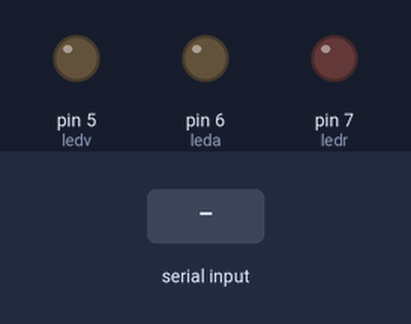
The sketch below on a simulated Arduino Uno, built with avr-gcc and run on an emulated ATmega328P. Parts: output pins drawn as LEDs (lit = HIGH). Inputs (shaded band) come from the test bench.

Above: at 1.2 s.
1.3 s: "V" received over Serial
At 2.0 s:
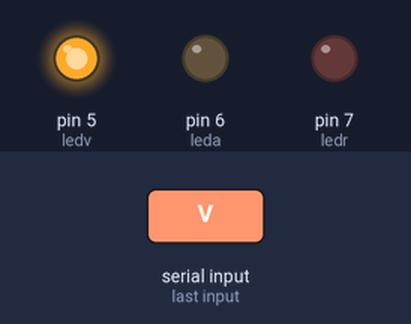
2.8 s: "A" received over Serial
At 3.1 s:
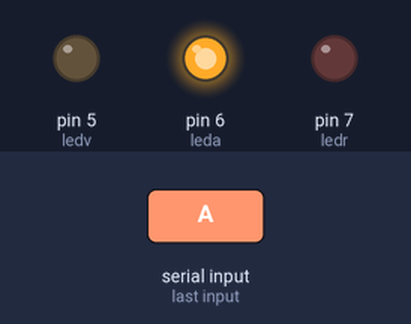
4.3 s: "R" received over Serial
At 5.4 s:
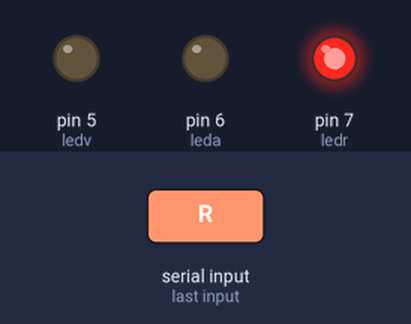
5.8 s: "0" received over Serial
At 6.6 s:
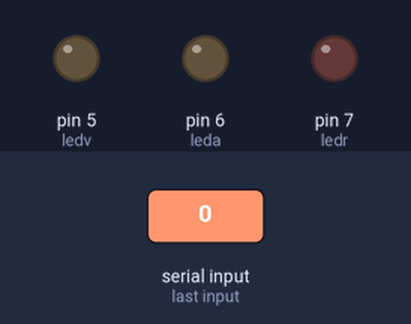
Timing chart, 0 to 8.3 s (numbered marks = the images above; inputs shaded):
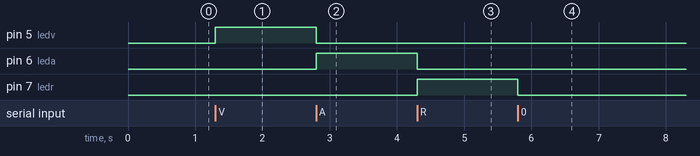

The sketch:

Semaforo.ino
```cpp
int ledv=5, leda=6, ledr=7;
char semaforo;
void setup() {
pinMode(ledv,OUTPUT);
pinMode(leda,OUTPUT);
pinMode(ledr,OUTPUT);
Serial.begin(9600);
digitalWrite(ledv,LOW);
digitalWrite(leda,LOW);
digitalWrite(ledr,LOW);
}

void loop() {
  // put your main code here, to run repeatedly:
if(Serial.available()){
  semaforo = Serial.read();
  if(semaforo!='0'){
    if(semaforo == 'V'){
      digitalWrite(ledv,HIGH);
      digitalWrite(leda,LOW);
      digitalWrite(ledr,LOW);    }

  if(semaforo == 'A'){
      digitalWrite(ledv,LOW);
      digitalWrite(leda,HIGH);
      digitalWrite(ledr,LOW);
  }
  if(semaforo == 'R'){
      digitalWrite(ledv,LOW);
      digitalWrite(leda,LOW);
      digitalWrite(ledr,HIGH);
  }
} else {
      digitalWrite(ledv,LOW);
      digitalWrite(leda,LOW);
      digitalWrite(ledr,LOW);

}
}}
```

Measured:
- after the input at 1.3 s, pin 5 (ledv): LOW → HIGH at once
- after the input at 2.8 s, pin 5 (ledv): HIGH → LOW at once; pin 6 (leda): LOW → HIGH at once
- after the input at 4.3 s, pin 6 (leda): HIGH → LOW at once; pin 7 (ledr): LOW → HIGH at once
- after the input at 5.8 s, pin 7 (ledr): HIGH → LOW at once
